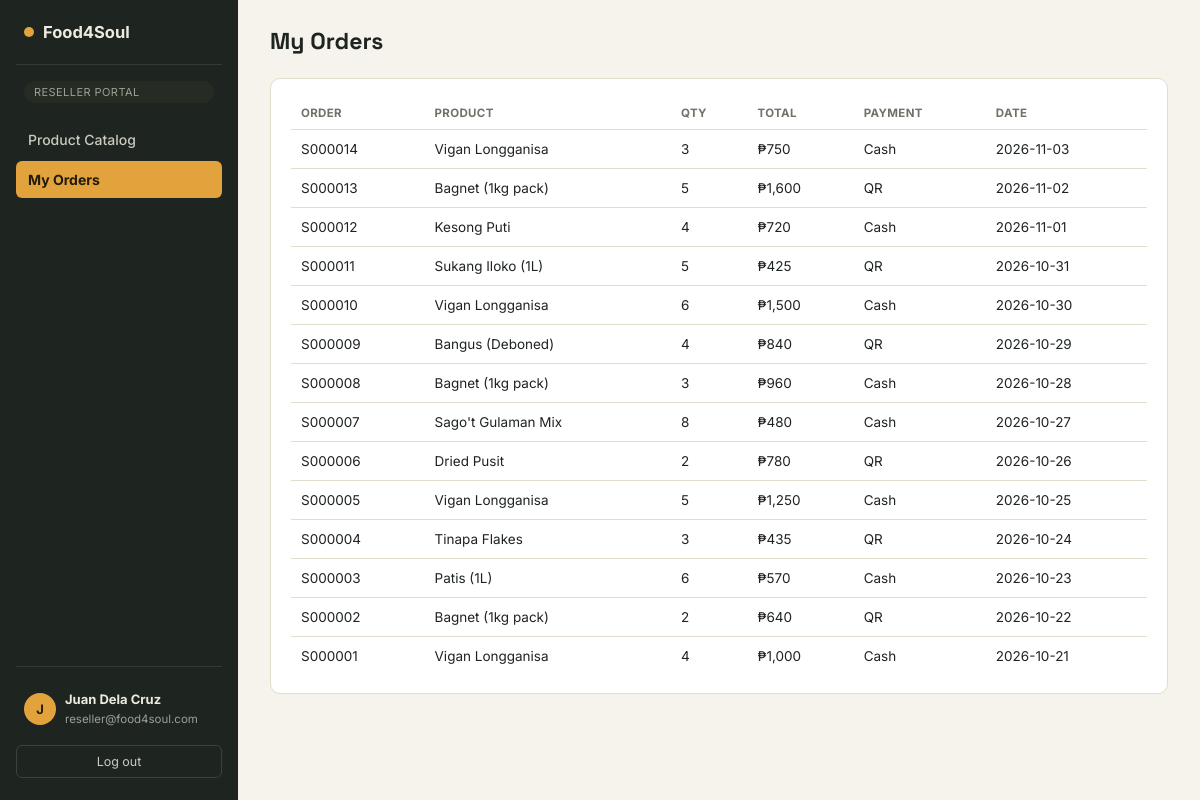
Page /reseller/orders.php (signed in) on the committed database.
### tables this page shows
CREATE TABLE sales (
  Sale_ID         VARCHAR(10) PRIMARY KEY,
  Sale_Date       DATE NOT NULL,
  User_ID         VARCHAR(10) NOT NULL,
  Product_ID      VARCHAR(10) NOT NULL,
  Quantity_Sold   INT NOT NULL,
  Unit_Price      DECIMAL(10,2) NOT NULL,
  Total_Amount    DECIMAL(10,2) NOT NULL,
  Payment_Method  ENUM('Cash','QR') DEFAULT 'Cash',
  CONSTRAINT fk_sales_user    FOREIGN KEY (User_ID)    REFERENCES users(User_ID)       ON DELETE CASCADE,
  CONSTRAINT fk_sales_product FOREIGN KEY (Product_ID) REFERENCES products(Product_ID) ON DELETE CASCADE
);

CREATE TABLE products (
  Product_ID              VARCHAR(10)  PRIMARY KEY,
  Product_Name            VARCHAR(100) NOT NULL,
  Description             TEXT,
  Category                VARCHAR(50),
  Unit_Price              DECIMAL(10,2) NOT NULL,
  Current_Stock_Quantity  INT NOT NULL DEFAULT 0,
  Supplier_ID             VARCHAR(10),
  CONSTRAINT fk_products_supplier
    FOREIGN KEY (Supplier_ID) REFERENCES suppliers(Supplier_ID) ON DELETE SET NULL
);

### includes/functions.php (called while the page is built, shortened)
<?php
function peso($amount) {
    return '₱' . number_format((float)$amount, 0);
}

### reseller/orders.php (the view, shortened to what this page needs)
<?php
require_once __DIR__ . '/../includes/auth.php';
require_once __DIR__ . '/../includes/functions.php';
$stmt = $pdo->prepare("SELECT s.*, p.Product_Name FROM sales s JOIN products p ON p.Product_ID = s.Product_ID
                        WHERE s.User_ID = ? ORDER BY s.Sale_Date DESC, s.Sale_ID DESC");
$stmt->execute([current_user()['User_ID']]);
$mine = $stmt->fetchAll();
require __DIR__ . '/../includes/header.php';
?>
<div class="topbar"><h1>My Orders</h1></div>
<div class="panel"><div class="table-scroll">
  <table>
    <thead><tr><th>Order</th><th>Product</th><th>Qty</th><th>Total</th><th>Payment</th><th>Date</th></tr></thead>
    <tbody>
      <?php foreach ($mine as $s): ?>
        <tr>
          <td><?= htmlspecialchars($s['Sale_ID']) ?></td>
          <td><?= htmlspecialchars($s['Product_Name']) ?></td>
          <td><?= (int)$s['Quantity_Sold'] ?></td>
          <td><?= peso($s['Total_Amount']) ?></td>
          <td><?= htmlspecialchars($s['Payment_Method']) ?></td>
          <td><?= htmlspecialchars($s['Sale_Date']) ?></td>
        </tr>
      <?php endforeach; ?>
    </tbody>
  </table>
</div></div>
<?php require __DIR__ . '/../includes/footer.php'; ?>

### assets/css/style.css (style rules this page uses)
:root { --ink:#1E2420; --ink-soft:#3A433C; --paper:#F6F3EC; --paper-raised:#FFFFFF; --line:#E2DCCB; --marigold:#E2A33D; --marigold-deep:#B97F1F; --basil:#3E6B52; --basil-soft:#E6EEE7; --paprika:#B23A2E; --paprika-soft:#F7E4DF; --slate:#6E7368; --radius-sm:6px; --radius-md:10px; --radius-lg:18px; }
* { box-sizing:border-box; }
html,body { height:100%; }
body { margin:0;font-family:'Inter',system-ui,sans-serif;background:var(--paper);color:var(--ink); }
h1,h2,h3,.num { font-family:'Space Grotesk',system-ui,sans-serif; }
.topbar { display:flex;align-items:center;justify-content:space-between;margin-bottom:22px;gap:16px;flex-wrap:wrap; }
.topbar h1 { font-size:23px;margin:0; }
.panel { background:var(--paper-raised);border:1px solid var(--line);border-radius:var(--radius-md);padding:18px 20px;margin-bottom:20px; }
.table-scroll { overflow-x:auto; }
table { width:100%;border-collapse:collapse;font-size:13.5px; }
th { text-align:left;font-size:11.5px;text-transform:uppercase;letter-spacing:.03em;color:var(--slate);padding:9px 10px;border-bottom:1px solid var(--line); }
td { padding:11px 10px;border-bottom:1px solid var(--line);vertical-align:middle; }
tr:last-child td { border-bottom:none; }

### rows in the picture
sales: Sale_ID "S000014", Product_ID.Product_Name "Vigan Longganisa", Quantity_Sold "3", Total_Amount "₱750", Payment_Method "Cash", Sale_Date "2026-11-03"
sales: Sale_ID "S000013", Product_ID.Product_Name "Bagnet (1kg pack)", Quantity_Sold "5", Total_Amount "₱1,600", Payment_Method "QR", Sale_Date "2026-11-02"
sales: Sale_ID "S000012", Product_ID.Product_Name "Kesong Puti", Quantity_Sold "4", Total_Amount "₱720", Payment_Method "Cash", Sale_Date "2026-11-01"
sales: Sale_ID "S000011", Product_ID.Product_Name "Sukang Iloko (1L)", Quantity_Sold "5", Total_Amount "₱425", Payment_Method "QR", Sale_Date "2026-10-31"
sales: Sale_ID "S000010", Product_ID.Product_Name "Vigan Longganisa", Quantity_Sold "6", Total_Amount "₱1,500", Payment_Method "Cash", Sale_Date "2026-10-30"
sales: Sale_ID "S000009", Product_ID.Product_Name "Bangus (Deboned)", Quantity_Sold "4", Total_Amount "₱840", Payment_Method "QR", Sale_Date "2026-10-29"
sales: Sale_ID "S000008", Product_ID.Product_Name "Bagnet (1kg pack)", Quantity_Sold "3", Total_Amount "₱960", Payment_Method "Cash", Sale_Date "2026-10-28"
sales: Sale_ID "S000007", Product_ID.Product_Name "Sago't Gulaman Mix", Quantity_Sold "8", Total_Amount "₱480", Payment_Method "Cash", Sale_Date "2026-10-27"
sales: Sale_ID "S000006", Product_ID.Product_Name "Dried Pusit", Quantity_Sold "2", Total_Amount "₱780", Payment_Method "QR", Sale_Date "2026-10-26"
sales: Sale_ID "S000005", Product_ID.Product_Name "Vigan Longganisa", Quantity_Sold "5", Total_Amount "₱1,250", Payment_Method "Cash", Sale_Date "2026-10-25"
sales: Sale_ID "S000004", Product_ID.Product_Name "Tinapa Flakes", Quantity_Sold "3", Total_Amount "₱435", Payment_Method "QR", Sale_Date "2026-10-24"
sales: Sale_ID "S000003", Product_ID.Product_Name "Patis (1L)", Quantity_Sold "6", Total_Amount "₱570", Payment_Method "Cash", Sale_Date "2026-10-23"
sales: Sale_ID "S000002", Product_ID.Product_Name "Bagnet (1kg pack)", Quantity_Sold "2", Total_Amount "₱640", Payment_Method "QR", Sale_Date "2026-10-22"
sales: Sale_ID "S000001", Product_ID.Product_Name "Vigan Longganisa", Quantity_Sold "4", Total_Amount "₱1,000", Payment_Method "Cash", Sale_Date "2026-10-21"

### other values in the picture
$role "RESELLER"
$label "Product Catalog"
$label "My Orders"
mb_substr($user['Full_Name'] ?? '?', 0, 1) "J"
$user['Full_Name'] "Juan Dela Cruz"
$user['Email_Address'] "reseller@food4soul.com"
